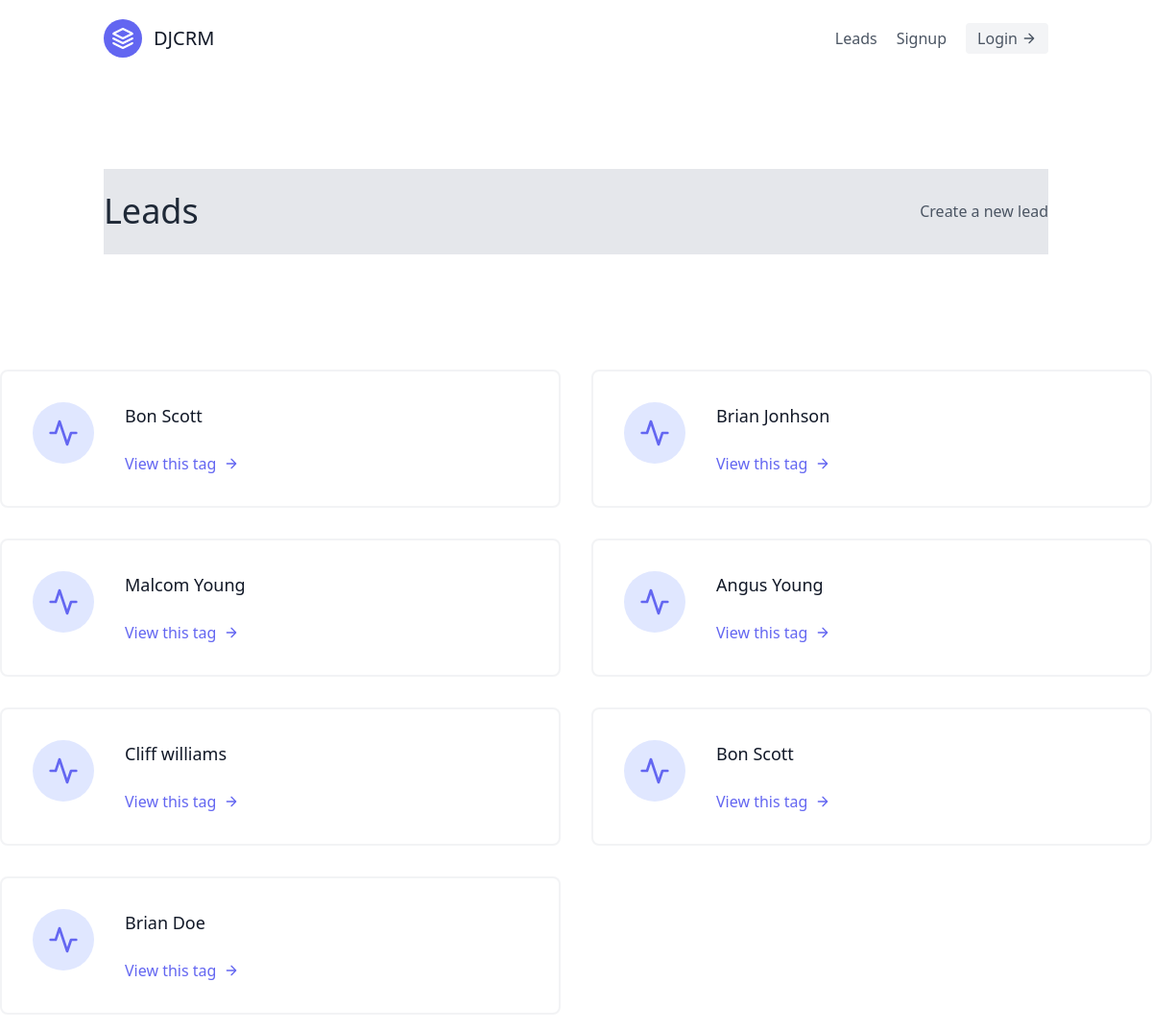
The page /leads/ on the database as committed earlier.
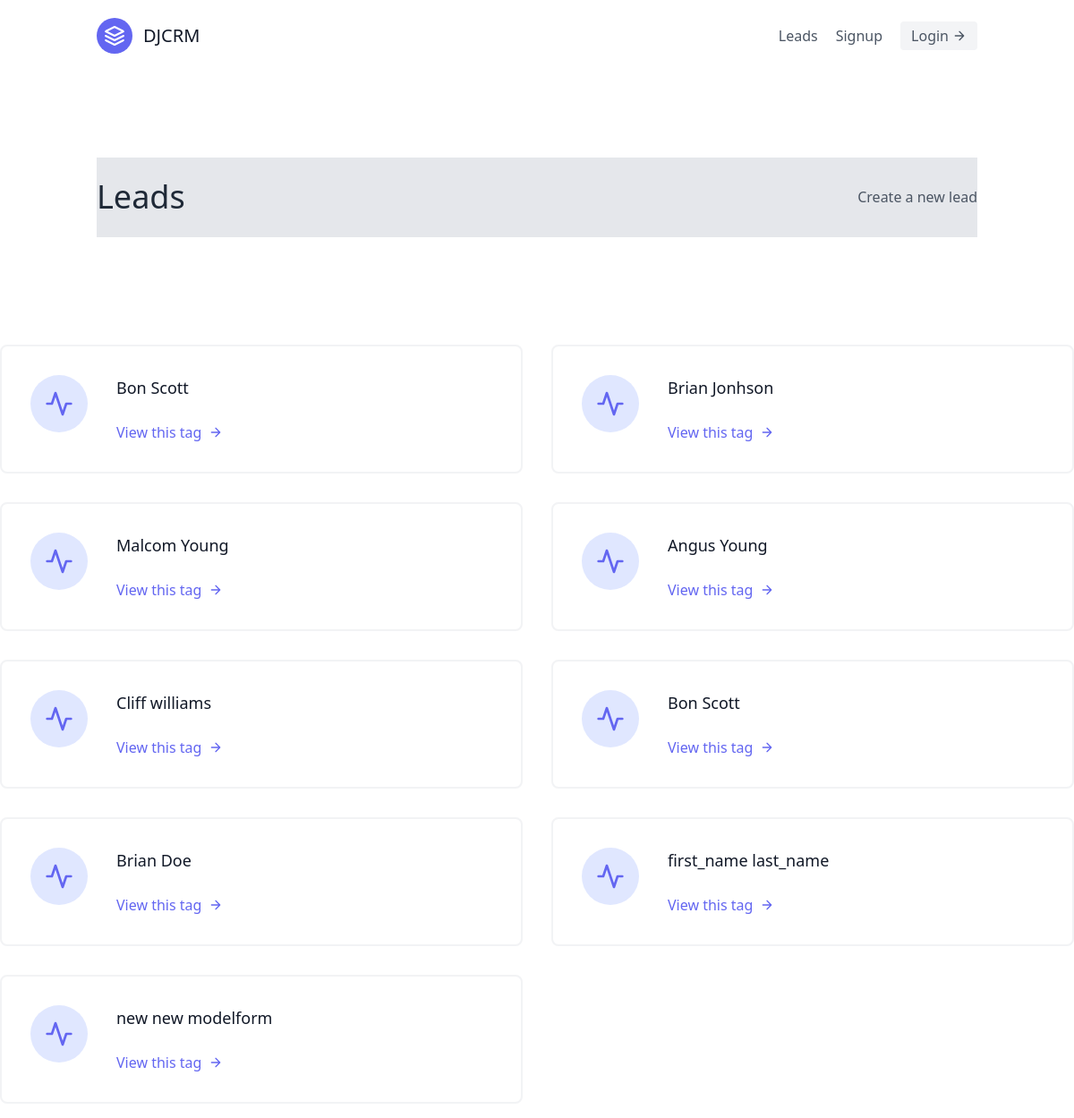
The same page on the database as committed later.
### leads/models.py (models this page shows, shortened)
class Lead(models.Model):
    first_name = models.CharField(max_length=20)
    last_name = models.CharField(max_length=20)
    age = models.IntegerField(default=0)
    agent = models.ForeignKey("Agent",on_delete=models.CASCADE)

### leads/views.py (the view)
# urls.py: path('', LeadListView.as_view(), name="lead-list"),
class LeadListView(generic.ListView):
    template_name = "leads/lead_list.html"
    queryset = Lead.objects.all()
    context_object_name = "leads"

### leads/templates/leads/lead_list.html (shortened to what this page needs)
{% extends "base.html" %}
{% block content %}
<section class="text-gray-600 body-font">
    <div class="container px-5 py-24 mx-auto flex flex-wrap">
        <div class="w-full mb-6 py-6 flex justify-between items-center border-b bg-gray-200">
           <div>
                <h1 class="text-4xl text-gray-800">
                    Leads
                </h1>
           </div>
           <div>
                <a class="text-gray-600 hover:text-blue-500" href="{% url 'leads:lead-create' %}">Create a new lead</a>
            </div>
        </div>
    </div>
      <div class="flex flex-wrap -m-4">
        {% for lead in leads %}
        <div class="p-4 lg:w-1/2 md:w-full">
          <div class="flex border-2 rounded-lg border-gray-200 border-opacity-50 p-8 sm:flex-row flex-col">
            <div class="w-16 h-16 sm:mr-8 sm:mb-0 mb-4 inline-flex items-center justify-center rounded-full bg-indigo-100 text-indigo-500 flex-shrink-0">
              <svg fill="none" stroke="currentColor" stroke-linecap="round" stroke-linejoin="round" stroke-width="2" class="w-8 h-8" viewBox="0 0 24 24">
                <path d="M22 12h-4l-3 9L9 3l-3 9H2"></path>
              </svg>
            </div>
            <div class="flex-grow">
              <h2 class="text-gray-900 text-lg title-font font-medium mb-3">
                  {{lead.first_name}} {{lead.last_name}}
                </h2>
              <a href="{% url 'leads:lead-detail' lead.pk %}" class="mt-3 text-indigo-500 inline-flex items-center">
                  View this tag
                <svg fill="none" stroke="currentColor" stroke-linecap="round" stroke-linejoin="round" stroke-width="2" class="w-4 h-4 ml-2" viewBox="0 0 24 24">
                  <path d="M5 12h14M12 5l7 7-7 7"></path>
                </svg>
              </a>
            </div>
          </div>
        </div>
        {% endfor %}
    </div>
    </div>
{% endblock content %}

Rows that differ between the two databases and show on the page:
added Lead: first_name "first_name", last_name "last_name"
added Lead: first_name "new", last_name "new modelform"
